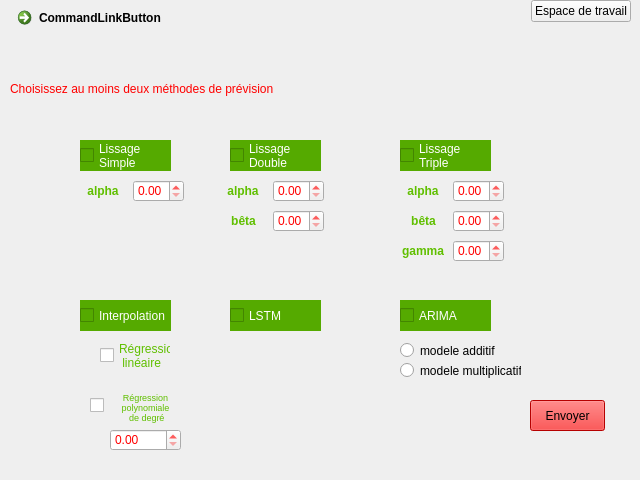
<?xml version="1.0" encoding="UTF-8"?>
<ui version="4.0">
 <class>Dialog</class>
 <widget class="QDialog" name="Dialog">
  <property name="geometry">
   <rect>
    <x>0</x>
    <y>0</y>
    <width>640</width>
    <height>480</height>
   </rect>
  </property>
  <property name="windowTitle">
   <string>Dialog</string>
  </property>
  <widget class="QCheckBox" name="checkBox">
   <property name="geometry">
    <rect>
     <x>80</x>
     <y>140</y>
     <width>91</width>
     <height>31</height>
    </rect>
   </property>
   <property name="styleSheet">
    <string notr="true">white-space: normal;
overflow-wrap: break-word;
background-color: rgb(85, 170, 0);
color: rgb(255, 255, 255);</string>
   </property>
   <property name="text">
    <string>Lissage
Simple</string>
   </property>
  </widget>
  <widget class="QCheckBox" name="checkBox_4">
   <property name="geometry">
    <rect>
     <x>230</x>
     <y>300</y>
     <width>91</width>
     <height>31</height>
    </rect>
   </property>
   <property name="styleSheet">
    <string notr="true">white-space: normal;
overflow-wrap: break-word;
background-color: rgb(85, 170, 0);
color: rgb(255, 255, 255);</string>
   </property>
   <property name="text">
    <string>LSTM</string>
   </property>
  </widget>
  <widget class="QCheckBox" name="checkBox_5">
   <property name="geometry">
    <rect>
     <x>400</x>
     <y>140</y>
     <width>91</width>
     <height>31</height>
    </rect>
   </property>
   <property name="styleSheet">
    <string notr="true">white-space: normal;
overflow-wrap: break-word;
background-color: rgb(85, 170, 0);
color: rgb(255, 255, 255);</string>
   </property>
   <property name="text">
    <string>Lissage
Triple</string>
   </property>
  </widget>
  <widget class="QCheckBox" name="checkBox_6">
   <property name="geometry">
    <rect>
     <x>400</x>
     <y>300</y>
     <width>91</width>
     <height>31</height>
    </rect>
   </property>
   <property name="styleSheet">
    <string notr="true">white-space: normal;
overflow-wrap: break-word;
background-color: rgb(85, 170, 0);
color: rgb(255, 255, 255);</string>
   </property>
   <property name="text">
    <string>ARIMA</string>
   </property>
  </widget>
  <widget class="QCheckBox" name="checkBox_7">
   <property name="geometry">
    <rect>
     <x>230</x>
     <y>140</y>
     <width>91</width>
     <height>31</height>
    </rect>
   </property>
   <property name="styleSheet">
    <string notr="true">white-space: normal;
overflow-wrap: break-word;
background-color: rgb(85, 170, 0);
color: rgb(255, 255, 255);</string>
   </property>
   <property name="text">
    <string>Lissage
Double</string>
   </property>
  </widget>
  <widget class="QCheckBox" name="checkBox_2">
   <property name="geometry">
    <rect>
     <x>80</x>
     <y>300</y>
     <width>91</width>
     <height>31</height>
    </rect>
   </property>
   <property name="styleSheet">
    <string notr="true">white-space: normal;
overflow-wrap: break-word;
background-color: rgb(85, 170, 0);
color: rgb(255, 255, 255);</string>
   </property>
   <property name="text">
    <string>Interpolation</string>
   </property>
  </widget>
  <widget class="QWidget" name="layoutWidget_3">
   <property name="geometry">
    <rect>
     <x>10</x>
     <y>0</y>
     <width>621</width>
     <height>109</height>
    </rect>
   </property>
   <layout class="QVBoxLayout" name="verticalLayout_5">
    <item>
     <layout class="QHBoxLayout" name="horizontalLayout_7">
      <item alignment="Qt::AlignLeft|Qt::AlignTop">
       <widget class="QCommandLinkButton" name="retour">
        <property name="text">
         <string>CommandLinkButton</string>
        </property>
       </widget>
      </item>
      <item alignment="Qt::AlignRight|Qt::AlignTop">
       <widget class="QPushButton" name="pushButton_5">
        <property name="text">
         <string>Espace de travail</string>
        </property>
       </widget>
      </item>
     </layout>
    </item>
    <item>
     <spacer name="horizontalSpacer">
      <property name="orientation">
       <enum>Qt::Horizontal</enum>
      </property>
      <property name="sizeHint" stdset="0">
       <size>
        <width>40</width>
        <height>20</height>
       </size>
      </property>
     </spacer>
    </item>
    <item>
     <widget class="QLabel" name="label">
      <property name="styleSheet">
       <string notr="true">color: rgb(255, 0, 0);
font: 75 13pt &quot;MS Shell Dlg 2&quot;;</string>
      </property>
      <property name="text">
       <string>Choisissez au moins deux méthodes de prévision</string>
      </property>
     </widget>
    </item>
   </layout>
  </widget>
  <widget class="QWidget" name="layoutWidget_2">
   <property name="geometry">
    <rect>
     <x>80</x>
     <y>180</y>
     <width>104</width>
     <height>22</height>
    </rect>
   </property>
   <layout class="QHBoxLayout" name="horizontalLayout">
    <item alignment="Qt::AlignHCenter|Qt::AlignVCenter">
     <widget class="QLabel" name="label_4">
      <property name="font">
       <font>
        <pointsize>9</pointsize>
        <weight>75</weight>
        <bold>true</bold>
       </font>
      </property>
      <property name="styleSheet">
       <string notr="true">color: rgb(96, 191, 0);</string>
      </property>
      <property name="text">
       <string>alpha</string>
      </property>
      <property name="alignment">
       <set>Qt::AlignBottom|Qt::AlignHCenter</set>
      </property>
     </widget>
    </item>
    <item>
     <widget class="QDoubleSpinBox" name="alpha1">
      <property name="styleSheet">
       <string notr="true">color: rgb(255, 0, 0);</string>
      </property>
      <property name="maximum">
       <double>1.000000000000000</double>
      </property>
      <property name="singleStep">
       <double>0.050000000000000</double>
      </property>
     </widget>
    </item>
   </layout>
  </widget>
  <widget class="QWidget" name="layoutWidget_4">
   <property name="geometry">
    <rect>
     <x>220</x>
     <y>180</y>
     <width>104</width>
     <height>22</height>
    </rect>
   </property>
   <layout class="QHBoxLayout" name="horizontalLayout_2">
    <item alignment="Qt::AlignHCenter|Qt::AlignVCenter">
     <widget class="QLabel" name="label_5">
      <property name="font">
       <font>
        <pointsize>9</pointsize>
        <weight>75</weight>
        <bold>true</bold>
       </font>
      </property>
      <property name="styleSheet">
       <string notr="true">color: rgb(96, 191, 0);</string>
      </property>
      <property name="text">
       <string>alpha</string>
      </property>
      <property name="alignment">
       <set>Qt::AlignBottom|Qt::AlignHCenter</set>
      </property>
     </widget>
    </item>
    <item>
     <widget class="QDoubleSpinBox" name="alpha2">
      <property name="styleSheet">
       <string notr="true">color: rgb(255, 0, 0);</string>
      </property>
      <property name="maximum">
       <double>1.000000000000000</double>
      </property>
      <property name="singleStep">
       <double>0.050000000000000</double>
      </property>
     </widget>
    </item>
   </layout>
  </widget>
  <widget class="QWidget" name="layoutWidget_5">
   <property name="geometry">
    <rect>
     <x>400</x>
     <y>180</y>
     <width>104</width>
     <height>22</height>
    </rect>
   </property>
   <layout class="QHBoxLayout" name="horizontalLayout_3">
    <item alignment="Qt::AlignHCenter|Qt::AlignVCenter">
     <widget class="QLabel" name="label_6">
      <property name="font">
       <font>
        <pointsize>9</pointsize>
        <weight>75</weight>
        <bold>true</bold>
       </font>
      </property>
      <property name="styleSheet">
       <string notr="true">color: rgb(96, 191, 0);</string>
      </property>
      <property name="text">
       <string>alpha</string>
      </property>
      <property name="alignment">
       <set>Qt::AlignBottom|Qt::AlignHCenter</set>
      </property>
     </widget>
    </item>
    <item>
     <widget class="QDoubleSpinBox" name="alpha3">
      <property name="styleSheet">
       <string notr="true">color: rgb(255, 0, 0);</string>
      </property>
      <property name="maximum">
       <double>1.000000000000000</double>
      </property>
      <property name="singleStep">
       <double>0.050000000000000</double>
      </property>
     </widget>
    </item>
   </layout>
  </widget>
  <widget class="QWidget" name="layoutWidget_6">
   <property name="geometry">
    <rect>
     <x>220</x>
     <y>210</y>
     <width>104</width>
     <height>22</height>
    </rect>
   </property>
   <layout class="QHBoxLayout" name="horizontalLayout_4">
    <item alignment="Qt::AlignHCenter|Qt::AlignVCenter">
     <widget class="QLabel" name="label_7">
      <property name="font">
       <font>
        <pointsize>9</pointsize>
        <weight>75</weight>
        <bold>true</bold>
       </font>
      </property>
      <property name="styleSheet">
       <string notr="true">color: rgb(96, 191, 0);</string>
      </property>
      <property name="text">
       <string>bêta</string>
      </property>
      <property name="alignment">
       <set>Qt::AlignBottom|Qt::AlignHCenter</set>
      </property>
     </widget>
    </item>
    <item>
     <widget class="QDoubleSpinBox" name="beta2">
      <property name="styleSheet">
       <string notr="true">color: rgb(255, 0, 0);</string>
      </property>
      <property name="maximum">
       <double>1.000000000000000</double>
      </property>
      <property name="singleStep">
       <double>0.050000000000000</double>
      </property>
     </widget>
    </item>
   </layout>
  </widget>
  <widget class="QWidget" name="layoutWidget_8">
   <property name="geometry">
    <rect>
     <x>400</x>
     <y>210</y>
     <width>104</width>
     <height>22</height>
    </rect>
   </property>
   <layout class="QHBoxLayout" name="horizontalLayout_6">
    <item alignment="Qt::AlignHCenter|Qt::AlignVCenter">
     <widget class="QLabel" name="label_9">
      <property name="font">
       <font>
        <pointsize>9</pointsize>
        <weight>75</weight>
        <bold>true</bold>
       </font>
      </property>
      <property name="styleSheet">
       <string notr="true">color: rgb(96, 191, 0);</string>
      </property>
      <property name="text">
       <string>bêta</string>
      </property>
      <property name="alignment">
       <set>Qt::AlignBottom|Qt::AlignHCenter</set>
      </property>
     </widget>
    </item>
    <item>
     <widget class="QDoubleSpinBox" name="beta3">
      <property name="styleSheet">
       <string notr="true">color: rgb(255, 0, 0);</string>
      </property>
      <property name="maximum">
       <double>1.000000000000000</double>
      </property>
      <property name="singleStep">
       <double>0.050000000000000</double>
      </property>
     </widget>
    </item>
   </layout>
  </widget>
  <widget class="QWidget" name="layoutWidget_11">
   <property name="geometry">
    <rect>
     <x>400</x>
     <y>240</y>
     <width>104</width>
     <height>22</height>
    </rect>
   </property>
   <layout class="QHBoxLayout" name="horizontalLayout_10">
    <item alignment="Qt::AlignHCenter|Qt::AlignVCenter">
     <widget class="QLabel" name="label_12">
      <property name="font">
       <font>
        <pointsize>9</pointsize>
        <weight>75</weight>
        <bold>true</bold>
       </font>
      </property>
      <property name="styleSheet">
       <string notr="true">color: rgb(96, 191, 0);</string>
      </property>
      <property name="text">
       <string>gamma</string>
      </property>
      <property name="alignment">
       <set>Qt::AlignBottom|Qt::AlignHCenter</set>
      </property>
     </widget>
    </item>
    <item>
     <widget class="QDoubleSpinBox" name="gamma3">
      <property name="styleSheet">
       <string notr="true">color: rgb(255, 0, 0);</string>
      </property>
      <property name="maximum">
       <double>1.000000000000000</double>
      </property>
      <property name="singleStep">
       <double>0.050000000000000</double>
      </property>
     </widget>
    </item>
   </layout>
  </widget>
  <widget class="QWidget" name="layoutWidget_16">
   <property name="geometry">
    <rect>
     <x>110</x>
     <y>390</y>
     <width>71</width>
     <height>61</height>
    </rect>
   </property>
   <layout class="QVBoxLayout" name="verticalLayout">
    <item>
     <widget class="QLabel" name="label_17">
      <property name="font">
       <font>
        <pointsize>7</pointsize>
        <weight>50</weight>
        <bold>false</bold>
       </font>
      </property>
      <property name="styleSheet">
       <string notr="true">color: rgb(96, 191, 0);</string>
      </property>
      <property name="text">
       <string>Régression
polynomiale
 de degré</string>
      </property>
      <property name="alignment">
       <set>Qt::AlignBottom|Qt::AlignHCenter</set>
      </property>
     </widget>
    </item>
    <item>
     <widget class="QDoubleSpinBox" name="doubleSpinBox_16">
      <property name="styleSheet">
       <string notr="true">color: rgb(255, 0, 0);</string>
      </property>
     </widget>
    </item>
   </layout>
  </widget>
  <widget class="QCheckBox" name="checkBox_8">
   <property name="geometry">
    <rect>
     <x>90</x>
     <y>390</y>
     <width>91</width>
     <height>31</height>
    </rect>
   </property>
   <property name="styleSheet">
    <string notr="true"/>
   </property>
   <property name="text">
    <string/>
   </property>
  </widget>
  <widget class="QCheckBox" name="checkBox_9">
   <property name="geometry">
    <rect>
     <x>100</x>
     <y>340</y>
     <width>71</width>
     <height>31</height>
    </rect>
   </property>
   <property name="styleSheet">
    <string notr="true">white-space: normal;
overflow-wrap: break-word;
color: rgb(96, 191, 0);
</string>
   </property>
   <property name="text">
    <string>Régression
 linéaire</string>
   </property>
  </widget>
  <widget class="QPushButton" name="envoyer">
   <property name="geometry">
    <rect>
     <x>530</x>
     <y>400</y>
     <width>75</width>
     <height>31</height>
    </rect>
   </property>
   <property name="styleSheet">
    <string notr="true">font: 10pt &quot;MS PMincho&quot;;
background-color: rgb(255, 0, 0);</string>
   </property>
   <property name="text">
    <string>Envoyer</string>
   </property>
  </widget>
  <widget class="QRadioButton" name="add">
   <property name="geometry">
    <rect>
     <x>400</x>
     <y>340</y>
     <width>101</width>
     <height>21</height>
    </rect>
   </property>
   <property name="text">
    <string>modele additif</string>
   </property>
  </widget>
  <widget class="QRadioButton" name="multi">
   <property name="geometry">
    <rect>
     <x>400</x>
     <y>360</y>
     <width>121</width>
     <height>21</height>
    </rect>
   </property>
   <property name="text">
    <string>modele multiplicatif</string>
   </property>
  </widget>
  <zorder>checkBox_8</zorder>
  <zorder>checkBox</zorder>
  <zorder>checkBox_4</zorder>
  <zorder>checkBox_5</zorder>
  <zorder>checkBox_6</zorder>
  <zorder>checkBox_7</zorder>
  <zorder>checkBox_2</zorder>
  <zorder>layoutWidget_3</zorder>
  <zorder>layoutWidget_2</zorder>
  <zorder>layoutWidget_4</zorder>
  <zorder>layoutWidget_5</zorder>
  <zorder>layoutWidget_6</zorder>
  <zorder>layoutWidget_8</zorder>
  <zorder>layoutWidget_11</zorder>
  <zorder>layoutWidget_16</zorder>
  <zorder>checkBox_9</zorder>
  <zorder>envoyer</zorder>
  <zorder>add</zorder>
  <zorder>multi</zorder>
 </widget>
 <resources/>
 <connections/>
</ui>
